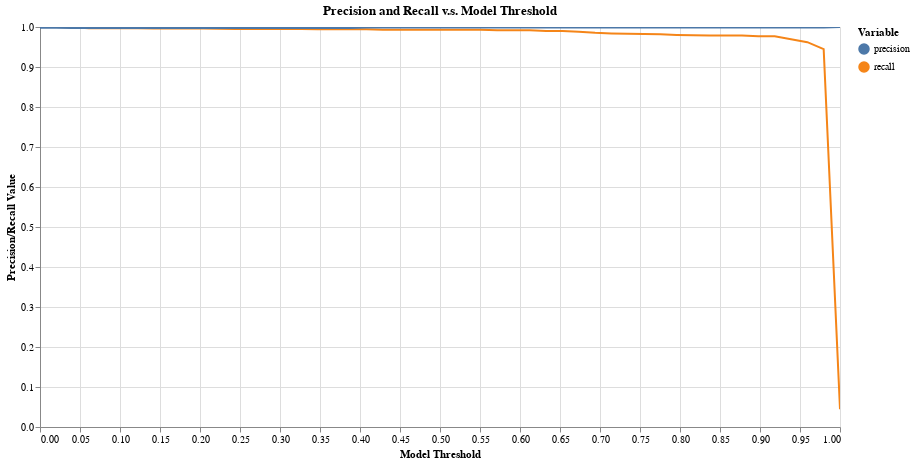

The notebook cell saved with this chart:
### Code cell
df_eval = tutorial.evaluate_linking(
    df=df_predictions
)

tutorial.plot_precision_recall_vs_threshold(df_eval)

### Figure 1 — Vega-Lite specification as saved in the notebook (floating-point values rounded to 4 significant figures)
{"config": {"view": {"continuousWidth": 400, "continuousHeight": 300}}, "layer": [{"mark": "line", "encoding": {"color": {"type": "nominal", "field": "variable", "legend": {"title": "Variable"}}, "tooltip": [{"type": "nominal", "field": "variable"}, {"type": "quantitative", "field": "threshold"}, {"type": "quantitative", "field": "value"}], "x": {"type": "quantitative", "axis": {"title": "Model Threshold"}, "field": "threshold"}, "y": {"type": "quantitative", "axis": {"title": "Precision/Recall Value"}, "field": "value", "scale": {"domain": [0, 1]}}}, "selection": {"selector008": {"type": "interval", "bind": "scales", "encodings": ["x", "y"]}}, "title": "Precision and Recall v.s. Model Threshold"}, {"mark": "point", "encoding": {"opacity": {"value": 0}, "x": {"type": "quantitative", "field": "threshold"}}, "selection": {"selector007": {"type": "single", "nearest": true, "on": "mouseover", "fields": ["threshold"], "empty": "none"}}}, {"mark": "point", "encoding": {"color": {"type": "nominal", "field": "variable", "legend": {"title": "Variable"}}, "opacity": {"condition": {"value": 1, "selection": "selector007"}, "value": 0}, "tooltip": [{"type": "nominal", "field": "variable"}, {"type": "quantitative", "field": "threshold"}, {"type": "quantitative", "field": "value"}], "x": {"type": "quantitative", "axis": {"title": "Model Threshold"}, "field": "threshold"}, "y": {"type": "quantitative", "axis": {"title": "Precision/Recall Value"}, "field": "value", "scale": {"domain": [0, 1]}}}, "title": "Precision and Recall v.s. Model Threshold"}, {"mark": {"type": "rule", "color": "gray"}, "encoding": {"x": {"type": "quantitative", "field": "threshold"}}, "transform": [{"filter": {"selection": "selector007"}}]}, {"mark": {"type": "text", "align": "right", "dx": -10, "dy": -5, "fontWeight": 300, "lineBreak": "\n"}, "encoding": {"color": {"type": "nominal", "field": "variable", "legend": {"title": "Variable"}}, "text": {"condition": {"type": "nominal", "field": "label", "selection": "selector007"}, "value": " "}, "tooltip": [{"type": "nominal", "field": "variable"}, {"type": "quantitative", "field": "threshold"}, {"type": "quantitative", "field": "value"}], "x": {"type": "quantitative", "axis": {"title": "Model Threshold"}, "field": "threshold"}, "y": {"type": "quantitative", "axis": {"title": "Precision/Recall Value"}, "field": "value", "scale": {"domain": [0, 1]}}}, "title": "Precision and Recall v.s. Model Threshold"}], "data": {"name": "data-f797c3cb4352c8c3dfbfd3911d00d8ed"}, "height": 400, "width": 800, "$schema": "https://vega.github.io/schema/vega-lite/v4.8.1.json", "datasets": {"data-f797c3cb4352c8c3dfbfd3911d00d8ed": [{"threshold": 0.0, "label": "threshold: 0.0\nprecision: 0.998\nrecall: 1.0", "variable": "recall", "value": 1.0}, {"threshold": 0.02041, "label": "threshold: 0.02\nprecision: 0.998\nrecall: 1.0", "variable": "recall", "value": 1.0}, {"threshold": 0.04082, "label": "threshold: 0.041\nprecision: 0.998\nrecall: 0.999", "variable": "recall", "value": 0.9993}, {"threshold": 0.06122, "label": "threshold: 0.061\nprecision: 0.998\nrecall: 0.997", "variable": "recall", "value": 0.9971}, {"threshold": 0.08163, "label": "threshold: 0.082\nprecision: 0.998\nrecall: 0.997", "variable": "recall", "value": 0.9971}, {"threshold": 0.102, "label": "threshold: 0.102\nprecision: 0.998\nrecall: 0.997", "variable": "recall", "value": 0.9971}, {"threshold": 0.1224, "label": "threshold: 0.122\nprecision: 0.998\nrecall: 0.997", "variable": "recall", "value": 0.9971}, {"threshold": 0.1429, "label": "threshold: 0.143\nprecision: 0.998\nrecall: 0.996", "variable": "recall", "value": 0.9963}, {"threshold": 0.1633, "label": "threshold: 0.163\nprecision: 0.998\nrecall: 0.996", "variable": "recall", "value": 0.9963}, {"threshold": 0.1837, "label": "threshold: 0.184\nprecision: 0.998\nrecall: 0.996", "variable": "recall", "value": 0.9963}, {"threshold": 0.2041, "label": "threshold: 0.204\nprecision: 0.998\nrecall: 0.996", "variable": "recall", "value": 0.9963}, {"threshold": 0.2245, "label": "threshold: 0.224\nprecision: 0.998\nrecall: 0.996", "variable": "recall", "value": 0.9956}, {"threshold": 0.2449, "label": "threshold: 0.245\nprecision: 0.998\nrecall: 0.995", "variable": "recall", "value": 0.9949}, {"threshold": 0.2653, "label": "threshold: 0.265\nprecision: 0.998\nrecall: 0.995", "variable": "recall", "value": 0.9949}, {"threshold": 0.2857, "label": "threshold: 0.286\nprecision: 0.998\nrecall: 0.995", "variable": "recall", "value": 0.9949}, {"threshold": 0.3061, "label": "threshold: 0.306\nprecision: 0.998\nrecall: 0.995", "variable": "recall", "value": 0.9949}, {"threshold": 0.3265, "label": "threshold: 0.327\nprecision: 0.998\nrecall: 0.995", "variable": "recall", "value": 0.9949}, {"threshold": 0.3469, "label": "threshold: 0.347\nprecision: 0.998\nrecall: 0.994", "variable": "recall", "value": 0.9942}, {"threshold": 0.3673, "label": "threshold: 0.367\nprecision: 0.998\nrecall: 0.994", "variable": "recall", "value": 0.9942}, {"threshold": 0.3878, "label": "threshold: 0.388\nprecision: 0.998\nrecall: 0.994", "variable": "recall", "value": 0.9942}, {"threshold": 0.4082, "label": "threshold: 0.408\nprecision: 0.999\nrecall: 0.994", "variable": "recall", "value": 0.9942}, {"threshold": 0.4286, "label": "threshold: 0.429\nprecision: 0.999\nrecall: 0.993", "variable": "recall", "value": 0.9934}, {"threshold": 0.449, "label": "threshold: 0.449\nprecision: 0.999\nrecall: 0.993", "variable": "recall", "value": 0.9934}, {"threshold": 0.4694, "label": "threshold: 0.469\nprecision: 0.999\nrecall: 0.993", "variable": "recall", "value": 0.9934}, {"threshold": 0.4898, "label": "threshold: 0.49\nprecision: 0.999\nrecall: 0.993", "variable": "recall", "value": 0.9934}, {"threshold": 0.5102, "label": "threshold: 0.51\nprecision: 0.999\nrecall: 0.993", "variable": "recall", "value": 0.9934}, {"threshold": 0.5306, "label": "threshold: 0.531\nprecision: 0.999\nrecall: 0.993", "variable": "recall", "value": 0.9934}, {"threshold": 0.551, "label": "threshold: 0.551\nprecision: 0.999\nrecall: 0.993", "variable": "recall", "value": 0.9934}, {"threshold": 0.5714, "label": "threshold: 0.571\nprecision: 0.999\nrecall: 0.992", "variable": "recall", "value": 0.992}, {"threshold": 0.5918, "label": "threshold: 0.592\nprecision: 0.999\nrecall: 0.992", "variable": "recall", "value": 0.992}, {"threshold": 0.6122, "label": "threshold: 0.612\nprecision: 0.999\nrecall: 0.992", "variable": "recall", "value": 0.992}, {"threshold": 0.6327, "label": "threshold: 0.633\nprecision: 0.999\nrecall: 0.99", "variable": "recall", "value": 0.9898}, {"threshold": 0.6531, "label": "threshold: 0.653\nprecision: 0.999\nrecall: 0.99", "variable": "recall", "value": 0.9898}, {"threshold": 0.6735, "label": "threshold: 0.673\nprecision: 0.999\nrecall: 0.988", "variable": "recall", "value": 0.9883}, {"threshold": 0.6939, "label": "threshold: 0.694\nprecision: 0.999\nrecall: 0.985", "variable": "recall", "value": 0.9854}, {"threshold": 0.7143, "label": "threshold: 0.714\nprecision: 0.999\nrecall: 0.984", "variable": "recall", "value": 0.9839}, {"threshold": 0.7347, "label": "threshold: 0.735\nprecision: 0.999\nrecall: 0.983", "variable": "recall", "value": 0.9832}, {"threshold": 0.7551, "label": "threshold: 0.755\nprecision: 0.999\nrecall: 0.982", "variable": "recall", "value": 0.9825}, {"threshold": 0.7755, "label": "threshold: 0.776\nprecision: 0.999\nrecall: 0.982", "variable": "recall", "value": 0.9817}, {"threshold": 0.7959, "label": "threshold: 0.796\nprecision: 0.999\nrecall: 0.98", "variable": "recall", "value": 0.9803}, {"threshold": 0.8163, "label": "threshold: 0.816\nprecision: 0.999\nrecall: 0.98", "variable": "recall", "value": 0.9795}, {"threshold": 0.8367, "label": "threshold: 0.837\nprecision: 0.999\nrecall: 0.979", "variable": "recall", "value": 0.9788}, {"threshold": 0.8571, "label": "threshold: 0.857\nprecision: 0.999\nrecall: 0.979", "variable": "recall", "value": 0.9788}, {"threshold": 0.8776, "label": "threshold: 0.878\nprecision: 0.999\nrecall: 0.979", "variable": "recall", "value": 0.9788}, {"threshold": 0.898, "label": "threshold: 0.898\nprecision: 0.999\nrecall: 0.977", "variable": "recall", "value": 0.9766}, {"threshold": 0.9184, "label": "threshold: 0.918\nprecision: 0.999\nrecall: 0.977", "variable": "recall", "value": 0.9766}, {"threshold": 0.9388, "label": "threshold: 0.939\nprecision: 0.998\nrecall: 0.969", "variable": "recall", "value": 0.9693}, {"threshold": 0.9592, "label": "threshold: 0.959\nprecision: 0.998\nrecall: 0.962", "variable": "recall", "value": 0.962}, {"threshold": 0.9796, "label": "threshold: 0.98\nprecision: 0.998\nrecall: 0.944", "variable": "recall", "value": 0.9445}, {"threshold": 1.0, "label": "threshold: 1.0\nprecision: 1.0\nrecall: 0.045", "variable": "recall", "value": 0.04456}, {"threshold": 0.0, "label": "threshold: 0.0\nprecision: 0.998\nrecall: 1.0", "variable": "precision", "value": 0.9978}, {"threshold": 0.02041, "label": "threshold: 0.02\nprecision: 0.998\nrecall: 1.0", "variable": "precision", "value": 0.9978}, {"threshold": 0.04082, "label": "threshold: 0.041\nprecision: 0.998\nrecall: 0.999", "variable": "precision", "value": 0.9978}, {"threshold": 0.06122, "label": "threshold: 0.061\nprecision: 0.998\nrecall: 0.997", "variable": "precision", "value": 0.9978}, {"threshold": 0.08163, "label": "threshold: 0.082\nprecision: 0.998\nrecall: 0.997", "variable": "precision", "value": 0.9978}, {"threshold": 0.102, "label": "threshold: 0.102\nprecision: 0.998\nrecall: 0.997", "variable": "precision", "value": 0.9978}, {"threshold": 0.1224, "label": "threshold: 0.122\nprecision: 0.998\nrecall: 0.997", "variable": "precision", "value": 0.9978}, {"threshold": 0.1429, "label": "threshold: 0.143\nprecision: 0.998\nrecall: 0.996", "variable": "precision", "value": 0.9978}, {"threshold": 0.1633, "label": "threshold: 0.163\nprecision: 0.998\nrecall: 0.996", "variable": "precision", "value": 0.9978}, {"threshold": 0.1837, "label": "threshold: 0.184\nprecision: 0.998\nrecall: 0.996", "variable": "precision", "value": 0.9978}, {"threshold": 0.2041, "label": "threshold: 0.204\nprecision: 0.998\nrecall: 0.996", "variable": "precision", "value": 0.9978}, {"threshold": 0.2245, "label": "threshold: 0.224\nprecision: 0.998\nrecall: 0.996", "variable": "precision", "value": 0.9978}, {"threshold": 0.2449, "label": "threshold: 0.245\nprecision: 0.998\nrecall: 0.995", "variable": "precision", "value": 0.9978}, {"threshold": 0.2653, "label": "threshold: 0.265\nprecision: 0.998\nrecall: 0.995", "variable": "precision", "value": 0.9978}, {"threshold": 0.2857, "label": "threshold: 0.286\nprecision: 0.998\nrecall: 0.995", "variable": "precision", "value": 0.9978}, {"threshold": 0.3061, "label": "threshold: 0.306\nprecision: 0.998\nrecall: 0.995", "variable": "precision", "value": 0.9978}, {"threshold": 0.3265, "label": "threshold: 0.327\nprecision: 0.998\nrecall: 0.995", "variable": "precision", "value": 0.9978}, {"threshold": 0.3469, "label": "threshold: 0.347\nprecision: 0.998\nrecall: 0.994", "variable": "precision", "value": 0.9978}, {"threshold": 0.3673, "label": "threshold: 0.367\nprecision: 0.998\nrecall: 0.994", "variable": "precision", "value": 0.9978}, {"threshold": 0.3878, "label": "threshold: 0.388\nprecision: 0.998\nrecall: 0.994", "variable": "precision", "value": 0.9978}, {"threshold": 0.4082, "label": "threshold: 0.408\nprecision: 0.999\nrecall: 0.994", "variable": "precision", "value": 0.9985}, {"threshold": 0.4286, "label": "threshold: 0.429\nprecision: 0.999\nrecall: 0.993", "variable": "precision", "value": 0.9985}, {"threshold": 0.449, "label": "threshold: 0.449\nprecision: 0.999\nrecall: 0.993", "variable": "precision", "value": 0.9985}, {"threshold": 0.4694, "label": "threshold: 0.469\nprecision: 0.999\nrecall: 0.993", "variable": "precision", "value": 0.9985}, {"threshold": 0.4898, "label": "threshold: 0.49\nprecision: 0.999\nrecall: 0.993", "variable": "precision", "value": 0.9985}, {"threshold": 0.5102, "label": "threshold: 0.51\nprecision: 0.999\nrecall: 0.993", "variable": "precision", "value": 0.9985}, {"threshold": 0.5306, "label": "threshold: 0.531\nprecision: 0.999\nrecall: 0.993", "variable": "precision", "value": 0.9985}, {"threshold": 0.551, "label": "threshold: 0.551\nprecision: 0.999\nrecall: 0.993", "variable": "precision", "value": 0.9985}, {"threshold": 0.5714, "label": "threshold: 0.571\nprecision: 0.999\nrecall: 0.992", "variable": "precision", "value": 0.9985}, {"threshold": 0.5918, "label": "threshold: 0.592\nprecision: 0.999\nrecall: 0.992", "variable": "precision", "value": 0.9985}, {"threshold": 0.6122, "label": "threshold: 0.612\nprecision: 0.999\nrecall: 0.992", "variable": "precision", "value": 0.9985}, {"threshold": 0.6327, "label": "threshold: 0.633\nprecision: 0.999\nrecall: 0.99", "variable": "precision", "value": 0.9985}, {"threshold": 0.6531, "label": "threshold: 0.653\nprecision: 0.999\nrecall: 0.99", "variable": "precision", "value": 0.9985}, {"threshold": 0.6735, "label": "threshold: 0.673\nprecision: 0.999\nrecall: 0.988", "variable": "precision", "value": 0.9985}, {"threshold": 0.6939, "label": "threshold: 0.694\nprecision: 0.999\nrecall: 0.985", "variable": "precision", "value": 0.9985}, {"threshold": 0.7143, "label": "threshold: 0.714\nprecision: 0.999\nrecall: 0.984", "variable": "precision", "value": 0.9985}, {"threshold": 0.7347, "label": "threshold: 0.735\nprecision: 0.999\nrecall: 0.983", "variable": "precision", "value": 0.9985}, {"threshold": 0.7551, "label": "threshold: 0.755\nprecision: 0.999\nrecall: 0.982", "variable": "precision", "value": 0.9985}, {"threshold": 0.7755, "label": "threshold: 0.776\nprecision: 0.999\nrecall: 0.982", "variable": "precision", "value": 0.9985}, {"threshold": 0.7959, "label": "threshold: 0.796\nprecision: 0.999\nrecall: 0.98", "variable": "precision", "value": 0.9985}, {"threshold": 0.8163, "label": "threshold: 0.816\nprecision: 0.999\nrecall: 0.98", "variable": "precision", "value": 0.9985}, {"threshold": 0.8367, "label": "threshold: 0.837\nprecision: 0.999\nrecall: 0.979", "variable": "precision", "value": 0.9985}, {"threshold": 0.8571, "label": "threshold: 0.857\nprecision: 0.999\nrecall: 0.979", "variable": "precision", "value": 0.9985}, {"threshold": 0.8776, "label": "threshold: 0.878\nprecision: 0.999\nrecall: 0.979", "variable": "precision", "value": 0.9985}, {"threshold": 0.898, "label": "threshold: 0.898\nprecision: 0.999\nrecall: 0.977", "variable": "precision", "value": 0.9985}, {"threshold": 0.9184, "label": "threshold: 0.918\nprecision: 0.999\nrecall: 0.977", "variable": "precision", "value": 0.9985}, {"threshold": 0.9388, "label": "threshold: 0.939\nprecision: 0.998\nrecall: 0.969", "variable": "precision", "value": 0.9985}, {"threshold": 0.9592, "label": "threshold: 0.959\nprecision: 0.998\nrecall: 0.962", "variable": "precision", "value": 0.9985}, {"threshold": 0.9796, "label": "threshold: 0.98\nprecision: 0.998\nrecall: 0.944", "variable": "precision", "value": 0.9985}, {"threshold": 1.0, "label": "threshold: 1.0\nprecision: 1.0\nrecall: 0.045", "variable": "precision", "value": 1.0}]}}
